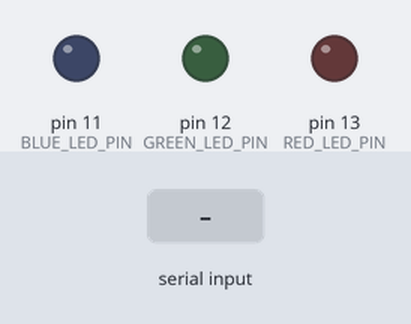
A sketch run on a simulated Arduino Uno, built with avr-gcc and run on an emulated ATmega328P. Parts: output pins drawn as LEDs (lit = HIGH). Inputs (shaded band) come from the test bench.

Above: at 1.2 s.
1.3 s: "RED_ON\n" received over Serial
At 1.8 s:
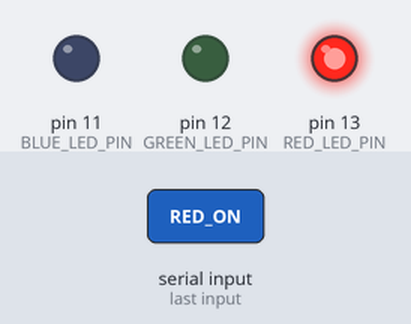
2.8 s: "GREEN_ON\n" received over Serial
At 4.0 s:
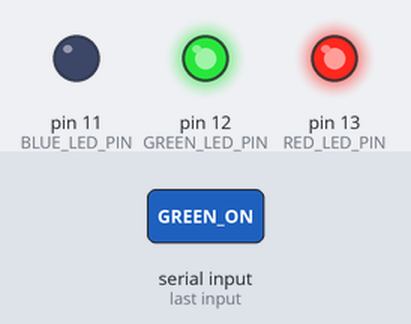
4.3 s: "RED_OFF\n" received over Serial
At 5.3 s:
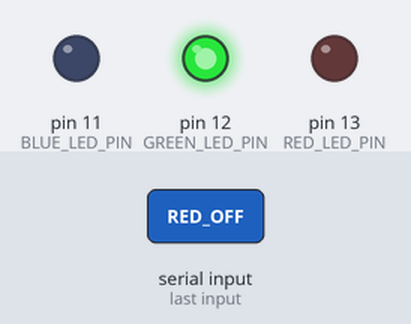
5.8 s: "BLUE_ON\n" received over Serial
At 6.4 s:
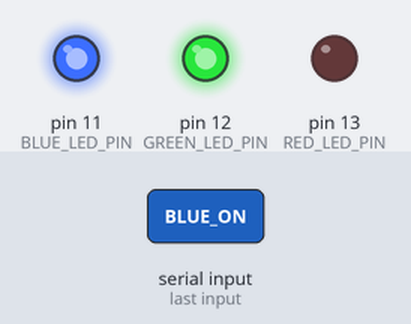
7.3 s: "GREEN_OFF\n" received over Serial
At 7.6 s:
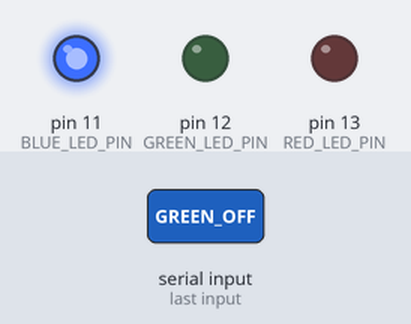
8.8 s: "BLUE_OFF\n" received over Serial
At 9.9 s:
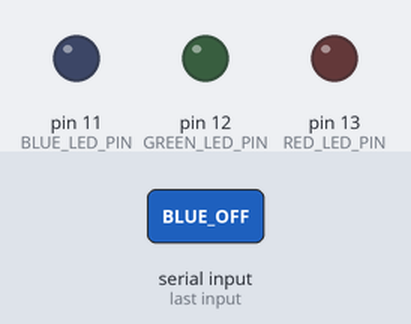
Timing chart, 0 to 11.3 s (numbered marks = the images above; inputs shaded):
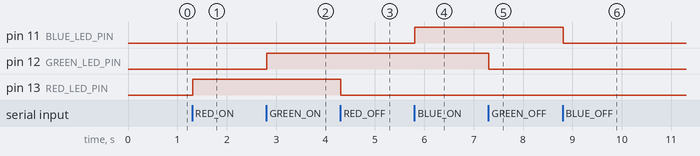

Measured:
- after the input at 1.3 s, pin 13 (RED_LED_PIN): LOW → HIGH at once
- after the input at 2.8 s, pin 12 (GREEN_LED_PIN): LOW → HIGH at once
- after the input at 4.3 s, pin 13 (RED_LED_PIN): HIGH → LOW at once
- after the input at 5.8 s, pin 11 (BLUE_LED_PIN): LOW → HIGH at once
- after the input at 7.3 s, pin 12 (GREEN_LED_PIN): HIGH → LOW at once
- after the input at 8.8 s, pin 11 (BLUE_LED_PIN): HIGH → LOW at once

The sketch:

ledControl.ino
```cpp
const int RED_LED_PIN = 13;    // RED LED pin
const int GREEN_LED_PIN = 12; // GREEN LED pin
const int BLUE_LED_PIN = 11;  // BLUELED pin

void setup() {
    pinMode(RED_LED_PIN, OUTPUT);    // ຕັ້ງ pin ເປັນຮູບແບບການອອກ
    pinMode(GREEN_LED_PIN, OUTPUT); // 노란색 LED ຕັ້ງ pin ເປັນຮູບແບບການອອກ
    pinMode(BLUE_LED_PIN, OUTPUT);  // 초록색 LED ຕັ້ງ pin ເປັນຮູບແບບການອອກ
    Serial.begin(9600);              // Start Serial communition

}

void loop() {
    if (Serial.available()) {
        String command = Serial.readStringUntil('\n'); // 시리얼로부터 명령어를 읽음

        if (command == "RED_ON") {
            digitalWrite(RED_LED_PIN, HIGH); // 빨간색 LED 켜기
        } else if (command == "RED_OFF") {
            digitalWrite(RED_LED_PIN, LOW);  // 빨간색 LED 끄기
        } else if (command == "GREEN_ON") {
            digitalWrite(GREEN_LED_PIN, HIGH); // 노란색 LED 켜기
        } else if (command == "GREEN_OFF") {
            digitalWrite(GREEN_LED_PIN, LOW);  // 노란색 LED 끄기
        } else if (command == "BLUE_ON") {
            digitalWrite(BLUE_LED_PIN, HIGH); // 초록색 LED 켜기
        } else if (command == "BLUE_OFF") {
            digitalWrite(BLUE_LED_PIN, LOW);  // 초록색 LED 끄기
        }
    }
}
```
